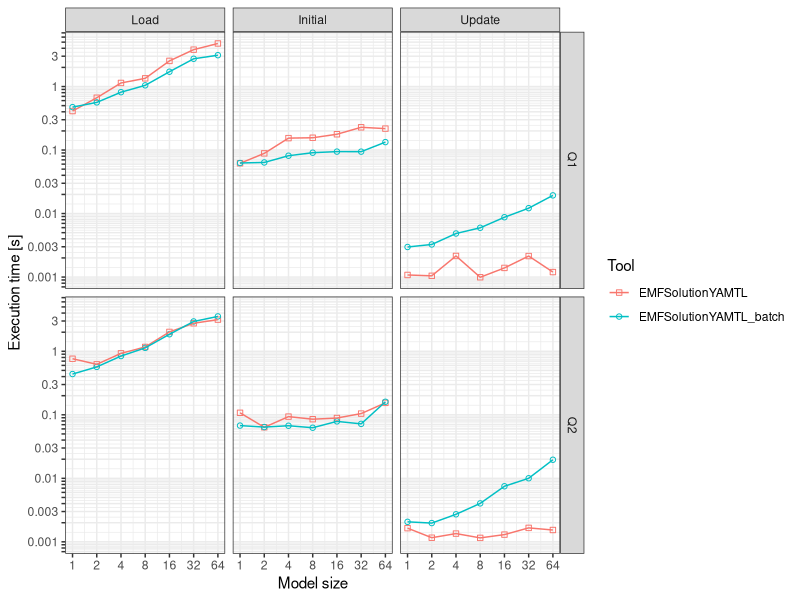
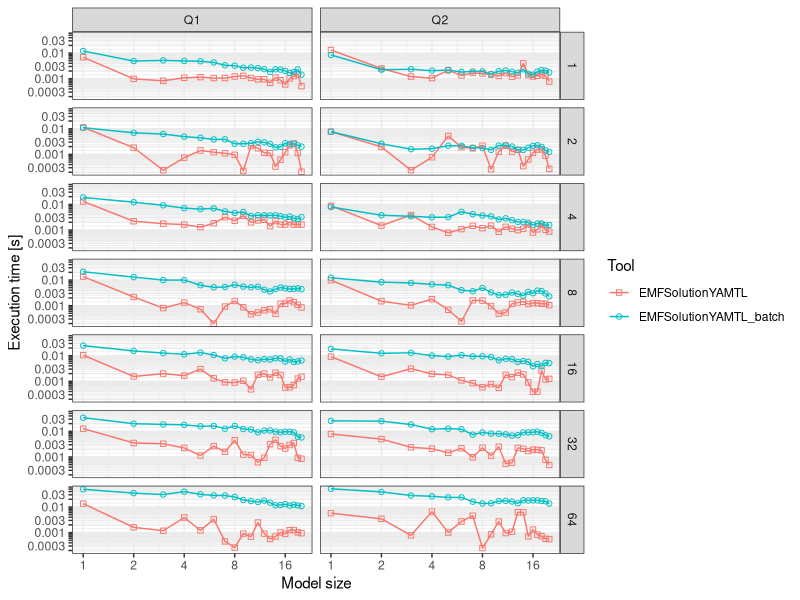
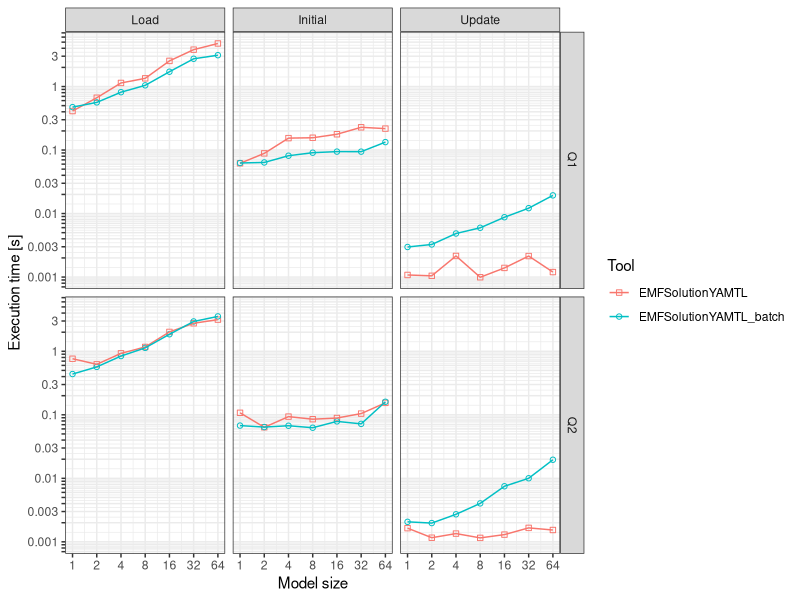
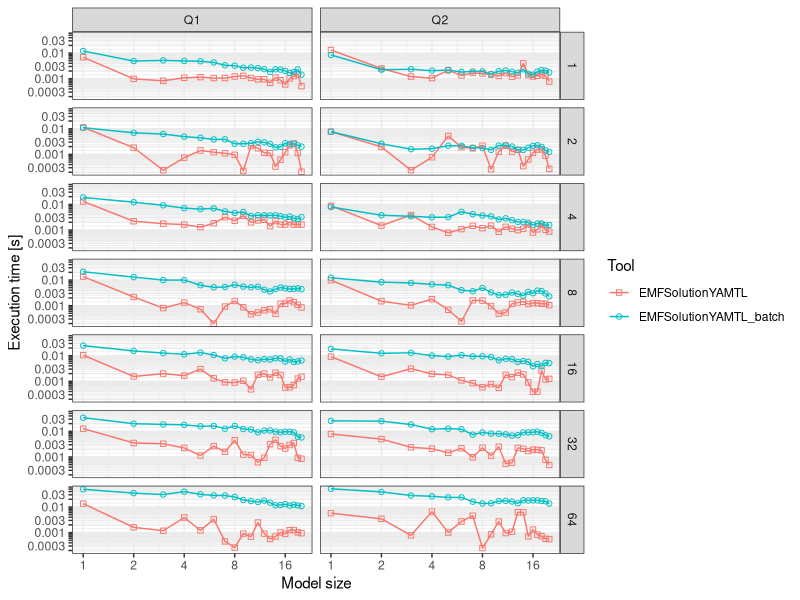

The R script that drew these images, in order:
## ---- chunk 1
library(tidyverse)
library(plyr)

gm_mean = function(x, na.rm=TRUE) {
  exp(sum(log(x[x > 0]), na.rm=na.rm) / length(x))
}

nice_y_axis = function() {
  options(scipen=999)
  
  # y axis labels
  longticks = c(F, T, F, F, F, F, F, F, T)
  shortticks = 2:10
  range = -6:6
  
  ooms = 10^range
  
  ybreaks = as.vector(shortticks %o% ooms)
  ylabels = as.character(ybreaks * longticks)
  ylabels = gsub("^0$", "", ylabels)
  
  list(ybreaks = ybreaks, ylabels = ylabels)
}
## ---- chunk 2
df = read_delim("../output/output.csv", delim = ";")
df = df[df$MetricName == "Time", ]
df = df[df$PhaseName != "Initialization", ]
df$MetricValue = as.numeric(df$MetricValue)
# convert from nanoseconds to seconds
df$MetricValue = df$MetricValue / 10^9

# drop most tools for now
#df = df[df$Tool == "EMFSolutionViatra" | df$Tool == "SQLSolution", ]

### Captions

### Neo4j
df$Tool = gsub("Neo4jSolutionBatch_rebuild_overlay", "Neo4j Batch", df$Tool)
df$Tool = gsub("Neo4jSolution_explicit_component_periodic", "Neo4j Incremental", df$Tool)
#df$Tool = gsub("Neo4jSolution_explicit_component_algo", "Neo4j Incremental 2)", df$Tool)

## Differential
df$Tool = gsub("^differential$", "Differential Dataflow (1 thread)", df$Tool)
df$Tool = gsub("^differential-08$", "Differential Dataflow (8 threads)", df$Tool)

## Naiad
# Drop middle of the road Naiad results
df = df[df$Tool != "Naiad-2-Thread" & df$Tool != "Naiad-4-Thread" & df$Tool != "Naiad-6-Thread", ]
# df = df[df$Tool != "Naiad-1-Thread" & df$Tool != "Naiad-2-Thread" & df$Tool != "Naiad-4-Thread" & df$Tool != "Naiad-6-Thread", ]
df$Tool = gsub("^Naiad-1-Thread$", "Naiad (1 thread)", df$Tool)
df$Tool = gsub("^Naiad-8-Thread$", "Naiad (8 threads)", df$Tool)

## Drop NMF Parallel solution (buggy) and NMF Transactions solutions
df = df[df$Tool != "NMF-Parallel" & df$Tool != "NMF-Transactions", ]


## EMF
df$Tool = gsub("^EMFSolutionXtend$", "Xtend (EMF)", df$Tool)

## GraphBLAS
df$Tool = gsub("^GBq1-Batch$", "GraphBLAS Batch", df$Tool)
df$Tool = gsub("^GBq2-Batch$", "GraphBLAS Batch", df$Tool)
df$Tool = gsub("^GBq1-Incr$", "GraphBLAS Incremental", df$Tool)
df$Tool = gsub("^GBq2-Incr-Comment$", "GraphBLAS Incremental", df$Tool)


df$View = factor(df$View, levels=c("Q1", "Q2"))
df$PhaseName = factor(df$PhaseName, levels=c("Load", "Initial", "Update"))
## ---- chunk 3
df.aggregated = ddply(
  .data = df,
  .variables = c("Tool", "View", "ChangeSet", "PhaseName", "MetricName"),
  #.fun = colwise(mean),
  .fun = colwise(gm_mean)
)

xbreaks = unique(df.aggregated$ChangeSet)
xlabels = paste(xbreaks, sep = "")
yaxis = nice_y_axis()
ggplot(df.aggregated, aes(x=ChangeSet, y=MetricValue, fill=Tool)) +
    geom_point(aes(col=Tool, shape=Tool)) +
    geom_line(aes(col=Tool, group=Tool)) +
    scale_x_log10(breaks=xbreaks) +  
    scale_y_log10(breaks=yaxis$ybreaks, labels=yaxis$ylabels) +
    scale_shape_manual(values = seq(0,24)) +
    facet_grid(View~PhaseName, drop=FALSE) +
    xlab("Model size") +
    ylab("Execution time [s]") +
    theme_bw()
ggsave(file="results.pdf", width=350, height=170, units="mm")
## ---- chunk 4
df = df[df$PhaseName == "Update", ]
df.aggregated = ddply(
  .data = df,
  .variables = c("Tool", "View", "ChangeSet", "PhaseName", "Iteration", "MetricName"),
  #.fun = colwise(mean),
  .fun = colwise(gm_mean)
)

xbreaks = unique(df.aggregated$ChangeSet)
xlabels = paste(xbreaks, sep = "")
yaxis = nice_y_axis()
ggplot(df.aggregated, aes(x=Iteration, y=MetricValue, fill=Tool)) +
    geom_point(aes(col=Tool, shape=Tool)) +
    geom_line(aes(col=Tool, group=Tool)) +
    scale_x_log10(breaks=xbreaks) +  
    scale_y_log10(breaks=yaxis$ybreaks, labels=yaxis$ylabels) +
    scale_shape_manual(values = seq(0,24)) +
    facet_grid(ChangeSet~View, drop=FALSE) +
    xlab("Model size") +
    ylab("Execution time [s]") +
    theme_bw()
ggsave(file="results-iterations.pdf", width=250, height=750, units="mm")
